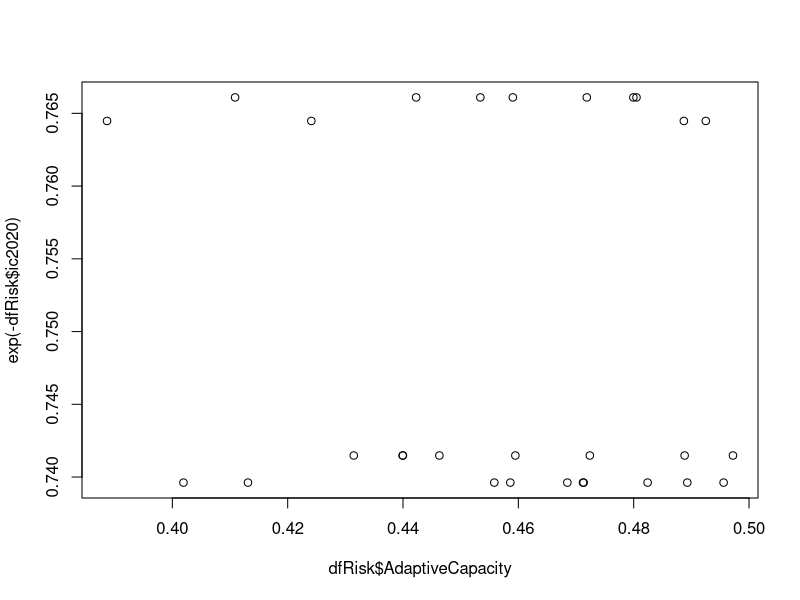
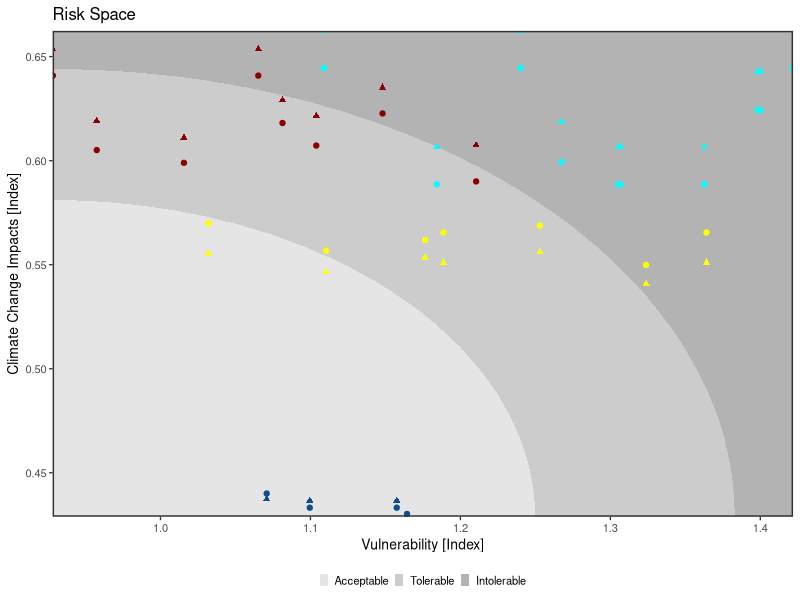
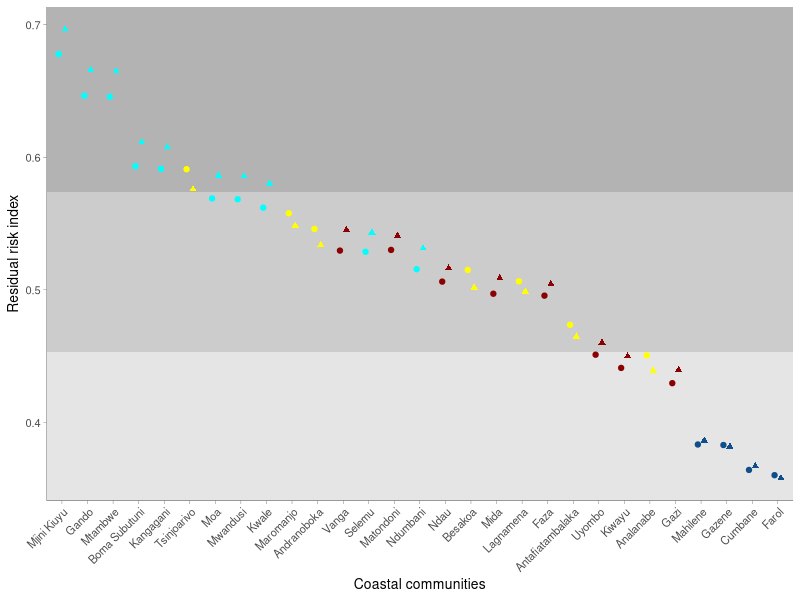
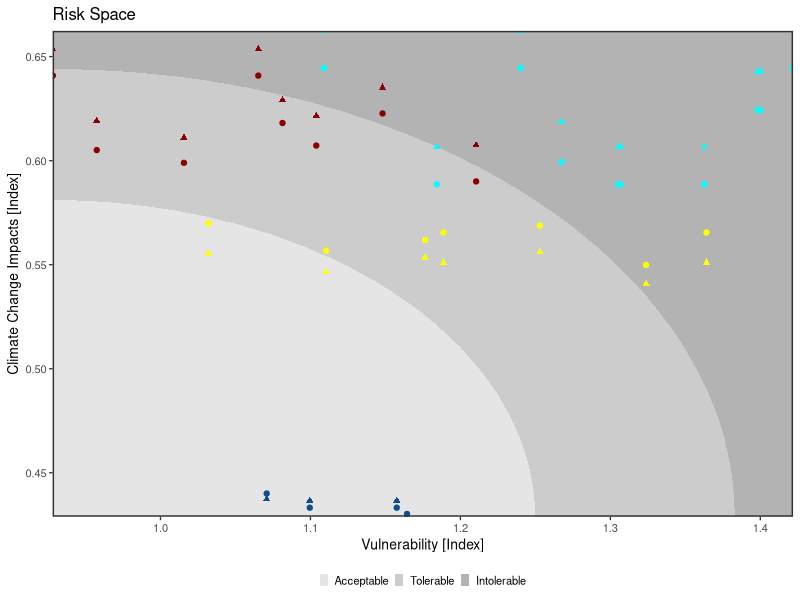
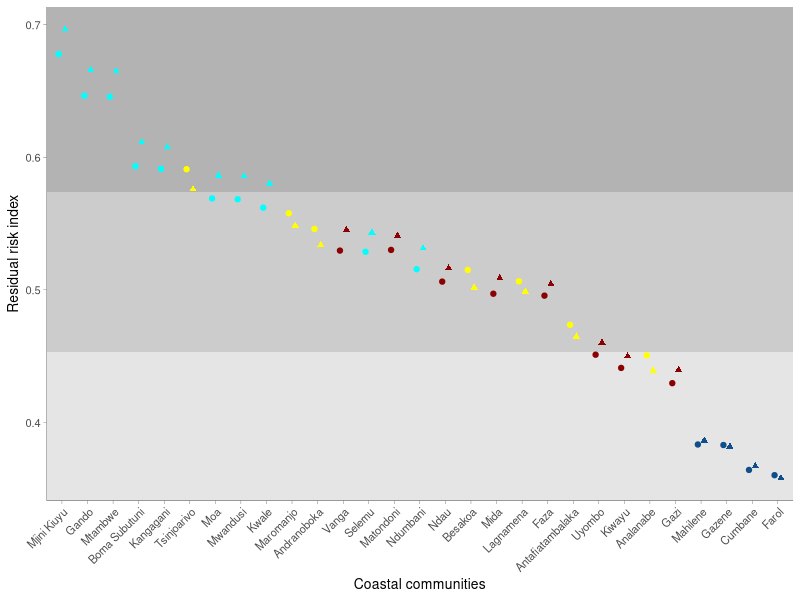

These charts were generated, in order, by the following R code: (Note: this script raises an error after producing the figures.)
library(tidyverse)
dfRisk <- read_csv("2_Data/sheet/RiskDataFINAL.csv")
dfRisk <- dfRisk %>% mutate(ISO3 = Country,
                            ISO3 = ifelse(ISO3 == "Kenya", "KEN", ISO3),
                            ISO3 = ifelse(ISO3 == "Tanzania", "TZA", ISO3),
                            ISO3 = ifelse(ISO3 == "Madagascar", "MDG", ISO3),
                            ISO3 = ifelse(ISO3 == "Mozambique", "MOZ", ISO3))
I_Ctrl <- read_csv("2_Data/sheet/ImpactControl.csv")
dfRisk <- merge(dfRisk, I_Ctrl, by.x = "ISO3")
plot(dfRisk$AdaptiveCapacity, exp(-dfRisk$ic2020))


##################################################################################################################
#                                  PLOT RISK SPACES
##################################################################################################################
dfRisk$Vulnerable <- dfRisk$Sensitivity/dfRisk$AdaptiveCapacity
df <- rbind(data.frame(sce = "SSP2-4.5", impact = dfRisk$imp.ssp245.2050, Vulnerability = dfRisk$Vulnerable, village = dfRisk$Villages, ISO3 = dfRisk$ISO3),
            data.frame(sce = "SSP3-7.0", impact = dfRisk$imp.ssp370.2050, Vulnerability = dfRisk$Vulnerable, village = dfRisk$Villages, ISO3 = dfRisk$ISO3))
yR <- range(df$impact);xR <- range(df$Vulnerability)
lgd <- expand.grid(x = seq(xR[1],xR[2], diff(xR)/1500),
                   y = seq(yR[1],yR[2], diff(yR)/1500)) %>% 
  mutate(x1 = scales::rescale(x),
         y1 = scales::rescale(y),
         mxCol = x1^2+y1^2,
         brks = ntile(mxCol,3),
         brks = ifelse(brks==1,"Acceptable",ifelse(brks==2,"Tolerable","Intolerable"))
  )

lgd$brks <- factor(lgd$brks, levels = c("Acceptable","Tolerable","Intolerable"))
(plt1 <- ggplot()+
    geom_raster(data = lgd, aes(x = x, y = y, fill = brks))+
    #scale_fill_viridis_d(option = "B", direction = -1, begin = .25,end = .75)+
    scale_fill_manual(values = c("Acceptable" = "grey90", "Tolerable" = "grey80", "Intolerable"="grey70"))+
    geom_point(data = df, aes(x = Vulnerability, y = impact, colour = ISO3, shape=sce), size = 1.5) +
    labs(y = "Climate Change Impacts [Index]", x = "Vulnerability [Index]", title = "Risk Space")+
    scale_colour_manual(name="", values = c("KEN"="darkred","MDG"="yellow","MOZ"="dodgerblue4","TZA"="cyan"))+
    theme_bw(base_size = 10)+
    scale_x_continuous(expand = c(0,0))+scale_y_continuous(expand = c(0,0))+
    scale_shape_manual(values = c("SSP2-4.5" = 19, "SSP3-7.0" = 17))+
    guides(shape="none", colour = "none")+
    theme(legend.position = "bottom",
          legend.title = element_blank(),
          legend.background = element_rect(fill = NA),
          legend.key.size = unit(1, 'cm'),
          legend.text = element_text(size = 8),
          legend.key.height = unit(.1, 'cm'),
          legend.key.width = unit(.2, 'cm'), 
          panel.border = element_rect(linewidth = 1)))
ggsave("3_Outputs/plots/Risk Space.png", width = 4, height = 4, dpi = 1200)

##############################################################################################################################
#                                 Estimate potential residual risk and plot difference among villages
#############################################################################################################################
dfRisk <- dfRisk %>% 
  mutate(rr.ssp585 = ((imp.ssp585.2050*Sensitivity)/AdaptiveCapacity)*exp(-ic2020),
         rr.ssp370 = ((imp.ssp370.2050*Sensitivity)/AdaptiveCapacity)*exp(-ic2020),
         rr.ssp245 = ((imp.ssp245.2050*Sensitivity)/AdaptiveCapacity)*exp(-ic2020))

df <- rbind(data.frame(sce = "SSP2-4.5", risk = (dfRisk$rr.ssp245), village = dfRisk$Villages, ISO3 = dfRisk$ISO3),
            data.frame(sce = "SSP3-7.0", risk = (dfRisk$rr.ssp370), village = dfRisk$Villages, ISO3 = dfRisk$ISO3))
Q1 <- summary(df$risk)[[2]] #first quartile
Q3 <- summary(df$risk)[[5]] #third quartile
(plt2 <- ggplot(data = df)+
    geom_rect(fill = "grey90", xmin = -Inf, xmax = Inf, ymin = -Inf, ymax = Q1)+
    geom_rect(fill = "grey80", xmin = -Inf, xmax = Inf, ymin = Q1, ymax = Q3)+
    geom_rect(fill = "grey70", xmin = -Inf, xmax = Inf, ymin = Q3, ymax = Inf)+
    #geom_col(aes(reorder(Villages, risk.ssp370.2050), risk.ssp370.2050), width = .2, fill = "grey90")+
    geom_point(aes(x=reorder(village,-risk), y=risk, colour = ISO3, shape = sce), size = 1.5, position = position_dodge2(width =.5))+
    #geom_text(aes(x=reorder(village,risk), y=risk, label = round(risk,2)), size = 2, colour = "black", fontface = "bold",position = position_dodge(width =.5))+
    labs(x = "Coastal communities", y = "Residual risk index")+
    #scale_y_continuous(expand = c(0,0), limits = c(.25,.55), breaks = seq(.25,.55, 0.05))+
    scale_shape_manual(values = c("SSP2-4.5" = 19, "SSP3-7.0" = 17))+
    theme_classic(base_size = 10)+
    scale_colour_manual(name="", values = c("KEN"="darkred","MDG"="yellow","MOZ"="dodgerblue4","TZA"="cyan"))+
    scale_fill_manual(name="", values = c("KEN"="darkred","MDG"="yellow","MOZ"="dodgerblue4","TZA"="cyan"))+
    theme(legend.position = "", 
          legend.background = element_rect(fill = NA),
          axis.text.x = element_text(angle = 45, vjust = 1, hjust = 1),
          axis.line = element_line(linewidth = .1), 
          axis.ticks = element_line(linewidth = .1)))

#Plots bars for each country
# df1 <- dfRisk %>% group_by(ISO3) %>% 
#   summarise(mn.370 = mean(rr.ssp370),
#             sd.370 = sd(rr.ssp370),
#             mn.245 = mean(rr.ssp245),
#             sd.245 = sd(rr.ssp245)) %>% ungroup()
# 
# df2 <- dfRisk %>% 
#   summarise(mn.370 = mean(rr.ssp370),
#             sd.370 = sd(rr.ssp370),
#             mn.245 = mean(rr.ssp245),
#             sd.245 = sd(rr.ssp245)) 
# df2 <- cbind(ISO3 = "ALL", df2)
# df <- rbind(df1, df2)
# 
# df <- rbind(data.frame(sce = "SSP2-4.5", MN = df$mn.245, LL = df$mn.245-df$sd.245, UL = df$mn.245+df$sd.245, ISO3 = df$ISO3),
#             data.frame(sce = "SSP3-7.0", MN = df$mn.370, LL = df$mn.370-df$sd.370, UL = df$mn.370+df$sd.370, ISO3 = df$ISO3)) %>% group_by (ISO3) %>% mutate(sortMag = mean(MN))
# (plt3 <- ggplot(data = df)+
#     geom_rect(fill = "grey90", xmin = -Inf, xmax = Inf, ymin = -Inf, ymax = Q1)+
#     geom_rect(fill = "grey80", xmin = -Inf, xmax = Inf, ymin = Q1, ymax = Q3)+
#     geom_rect(fill = "grey70", xmin = -Inf, xmax = Inf, ymin = Q3, ymax = Inf)+
#     geom_pointrange(aes(x = reorder(ISO3, sortMag), y = MN, ymin = LL, ymax = UL, colour=ISO3, shape = sce),
#                     size=.1, linewidth = .2, position = position_dodge(width =.5))+
#     scale_colour_manual(name="", values = c("KEN"="darkred","MDG"="yellow","MOZ"="dodgerblue4","TZA"="grey50", "ALL"="cyan"))+
#     scale_shape_manual(values = c("SSP2-4.5" = 19, "SSP3-7.0" = 17))+
#     labs(y = "", x="", title = "(B)")+
#     #scale_y_continuous(expand = c(0,0), limits = c(.25,.55), breaks = seq(.25,.55, 0.05),position = "right")+
#     theme_classic(base_size = 10)+
#     theme(legend.position = "", 
#           panel.background = element_rect(fill = "transparent", colour = NA),
#           plot.background = element_rect(fill = "transparent"),
#           axis.text.x = element_text(angle = 45, vjust = 1, hjust = 1),
#           axis.line.y = element_blank(),
#           axis.text.y = element_blank(),
#           axis.ticks.y = element_blank(),
#           panel.border = element_blank(), 
#           axis.line = element_line(linewidth = .1), 
#           axis.ticks.x = element_line(linewidth = .1)))
#library(patchwork)
ggsave(plot=plt2, "3_Outputs/plots/3_RiskResidual.png", dpi = 1200, height = 4, width = 6)


###################################################################################################################
#                     ECONOMIC VALUATION APPROACHES
##################################################################################################################
#Import value coefficients
econValues <- readxl::read_excel("2_Data/sheet/4_EconomicValuations/EcosystemServiceValueCoefficients.xlsx", sheet = "mini")
dfRisk <- merge(dfRisk, econValues, by.x = "ISO3")
#Find total economic value
dfRisk$TEV = ((dfRisk$corals*dfRisk$CoralsVal)+(dfRisk$seagrass*dfRisk$SeagrassVal)+(dfRisk$mangrove*dfRisk$MangroveVal)+(dfRisk$cropcover*dfRisk$CropsVal))/1e4 #divide by 10000 to convert from meters to hectares
plot(dfRisk$TEV/1e6, dfRisk$rr.ssp370)
dfRisk$ld_ssp370 = dfRisk$TEV*dfRisk$rr.ssp370
dfRisk$ld_ssp245 = dfRisk$TEV*dfRisk$rr.ssp245
summary(dfRisk$ld_ssp370)
sum(dfRisk$ld_ssp370)
sd(dfRisk$ld_ssp370)

dfs <- dfRisk[,c("Country","Villages","Sensitivity","AdaptiveCapacity","imp.ssp245.2050","imp.ssp370.2050","rr.ssp245", "rr.ssp370","TEV","ld_ssp245","ld_ssp370")]
write_excel_csv(dfs, "2_Data/sheet/TableS3.csv")
